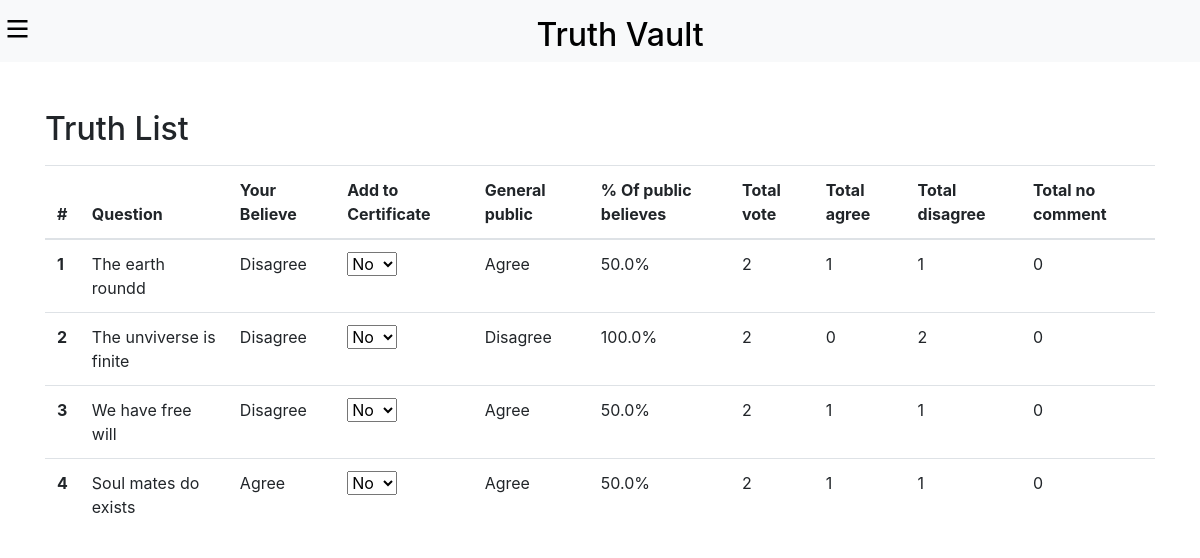
/profile/ (signed in), run on an earlier commit of the app's database.
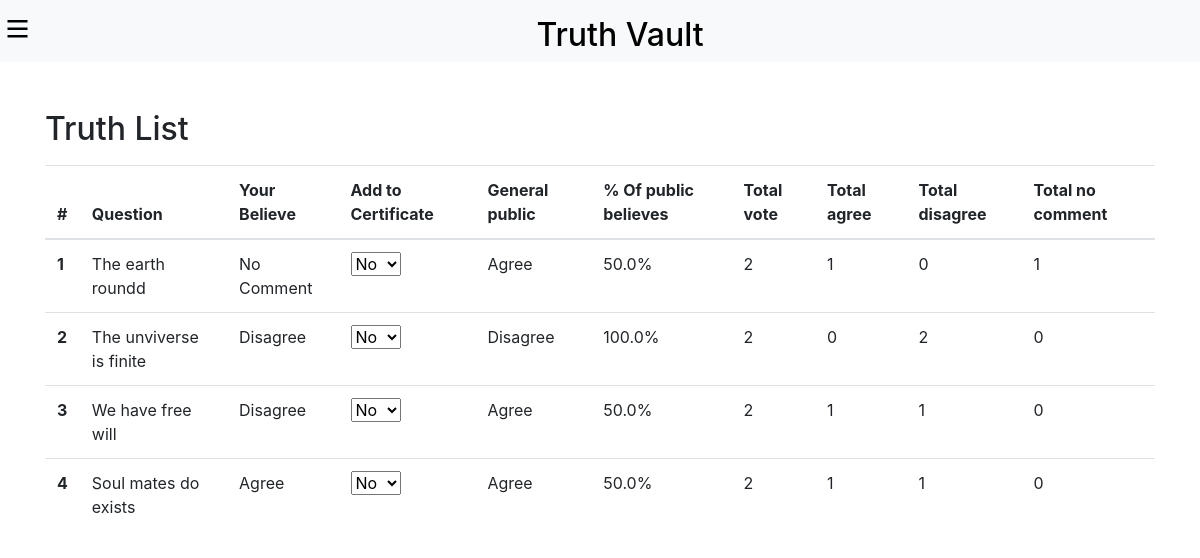
And on a later commit of the database.
### truthlist/models.py (models this page shows, shortened)
class UserAnswer(models.Model):
    user = models.ForeignKey(User, on_delete=models.CASCADE)
    question = models.ForeignKey(Question, on_delete=models.CASCADE)
    answer = models.CharField(max_length=10)
    date = models.DateTimeField(auto_now_add=True)
    add_to_certificate = models.BooleanField(default=False)
    def general_public(self):
        all_answer = UserAnswer.objects.filter(question=self.question)
        total = len(all_answer)
        agree = len(all_answer.filter(answer='agree'))
        disagree = len(all_answer.filter(answer='disagree'))
        no_comment = len(all_answer.filter(answer='no_comment'))
        if agree > disagree and agree > no_comment:
            parcentage = (agree / total) * 100
            parcentage = round(parcentage, 2)
            return 'Agree', parcentage, total, agree, disagree, no_comment
        elif disagree > agree and disagree > no_comment:
            parcentage = (disagree / total) * 100
            parcentage = round(parcentage, 2)
            return 'Disagree', parcentage, total, agree, disagree, no_comment
        elif no_comment > agree and no_comment > disagree:
            parcentage = (no_comment / total) * 100
            parcentage = round(parcentage, 2)
            return 'No comment', parcentage, total, agree, disagree, no_comment
        else:
            if agree == disagree:
                parcentage = (agree / total) * 100
                parcentage = round(parcentage, 2)
                return 'Agree', parcentage, total, agree, disagree, no_comment
            elif agree == no_comment:
                parcentage = (agree / total) * 100
                parcentage = round(parcentage, 2)
                return 'Agree', parcentage, total, agree, disagree, no_comment
            elif disagree == no_comment:
                parcentage = (disagree / total) * 100
                parcentage = round(parcentage, 2)
                return 'Disagree', parcentage, total, agree, disagree, no_comment
            else:
                parcentage = (agree / total) * 100
                parcentage = round(parcentage, 2)
                return 'Agree', parcentage, total, agree, disagree, no_comment

class Question(models.Model):
    question = models.TextField()
    category = models.ForeignKey(Category, null=True, blank=True, on_delete=models.SET_NULL)
    is_fundamental = models.BooleanField(default=False)
    truth_or_lie = models.CharField(max_length=10, choices=TRUTH_OR_LIE_CHOICES, default='Middle')
    active = models.BooleanField(default=False)
    date = models.DateTimeField(auto_now_add=True)
    def __str__(self):
        return self.question

### truthlist/views.py (the view)
# urls.py: path('profile/', views.profile, name='profile'),
@login_required(login_url='login')
def profile(request):
    questions = UserAnswer.objects.filter(user=request.user)
    return render(request, 'truthlist/profile.html', {'questions': questions})

### truthlist/templates/truthlist/profile.html (shortened to what this page needs)
{% extends 'truthlist/base.html' %}
{% load static %}
{% block content %}
<form class="container my-5">
    <h2 class="">Truth List</h2>
    <table class="table mt-3">
        <thead style="position: sticky; top: 60px; z-index: 1; background-color: white;">
          <tr>
            <th scope="col">#</th>
            <th scope="col">Question</th>
            <th scope="col">Your Believe</th>
            <th scope="col">Add to Certificate</th>
            <th scope="col">General public</th>
            <th scope="col">% Of public believes</th>
            <th scope="col">Total vote</th>
            <th scope="col">Total agree</th>
            <th scope="col">Total disagree</th>
            <th scope="col">Total no comment</th>
          </tr>
        </thead>
        <tbody>
            {% for data in questions %}
            <tr>
                <th scope="row">{{ forloop.counter }}</th>
                <td>{{ data.question }}</td>
                <td>
                    {% if data.answer == 'agree' %}
                        Agree
                    {% elif data.answer == 'disagree' %}
                        Disagree
                    {% else %}
                        No Comment
                    {% endif %}
                </td>
                <td>
                    <select class="form-select" aria-label="Default select example" onchange="add_to_certtificate(this.value, {{ data.id }})">
                        <option {% if not data.add_to_certificate%} selected {% endif %} value="false">No</option>
                    </select>
                <td>
                    {{ data.general_public.0 }}
                </td>
                <td>
                    {{ data.general_public.1 }}%
                </td>
                <td>
                    {{ data.general_public.2 }}
                </td>
                <td>
                    {{ data.general_public.3 }}
                </td>
                <td>
                    {{ data.general_public.4 }}
                </td>
                <td>
                    {{ data.general_public.5 }}
                </td>
            </tr>
            {% endfor %}
        </tbody>
    </table>
</form>
<br><br><br><br><br>
{% endblock %}

What changed in the data, as far as the page shows it:
changed UserAnswer "The earth roundd": general_public.4 "1" → "0"; general_public.5 "0" → "1"; answer "Disagree" → "No Comment"
